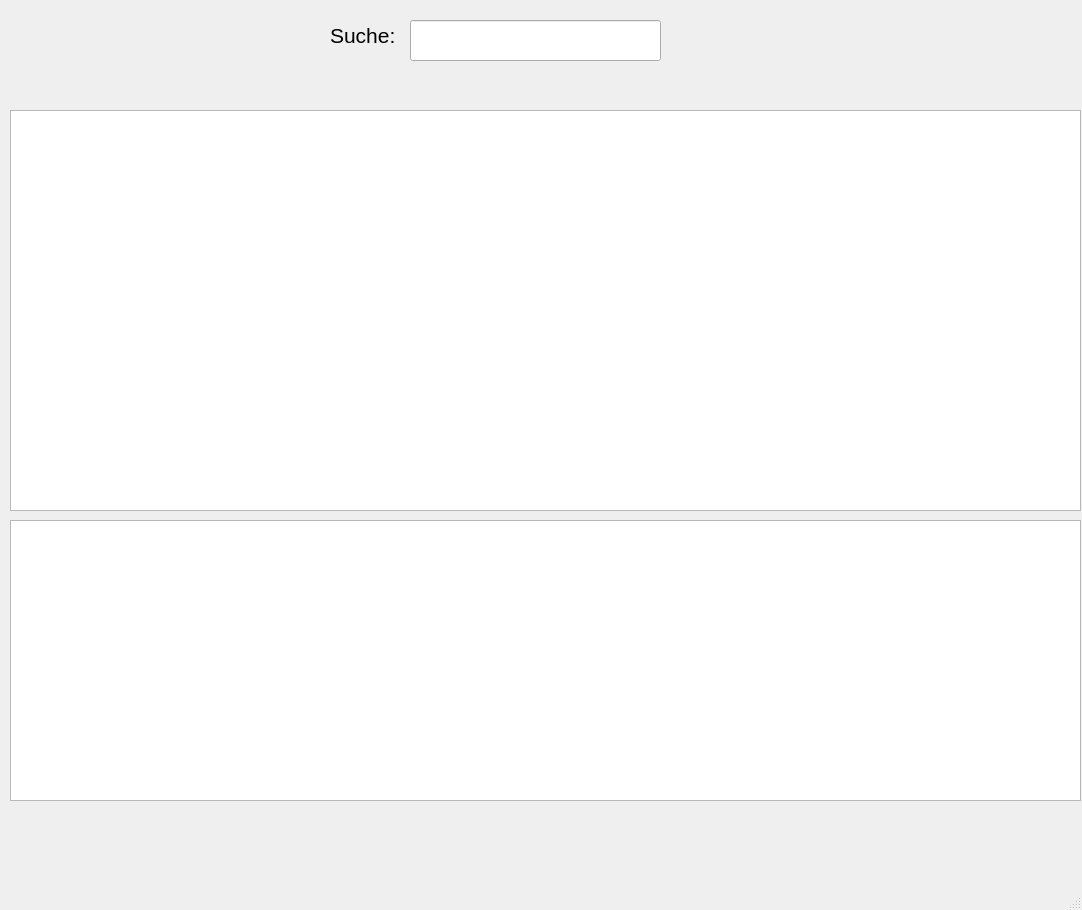
<?xml version="1.0" encoding="UTF-8"?>
<ui version="4.0">
 <class>MainWindow</class>
 <widget class="QMainWindow" name="MainWindow">
  <property name="geometry">
   <rect>
    <x>0</x>
    <y>0</y>
    <width>1082</width>
    <height>910</height>
   </rect>
  </property>
  <property name="windowTitle">
   <string>Buchungsverwaltung</string>
  </property>
  <widget class="QWidget" name="centralwidget">
   <widget class="QLineEdit" name="le_suche">
    <property name="geometry">
     <rect>
      <x>410</x>
      <y>20</y>
      <width>251</width>
      <height>41</height>
     </rect>
    </property>
    <property name="font">
     <font>
      <pointsize>16</pointsize>
     </font>
    </property>
   </widget>
   <widget class="QLabel" name="label">
    <property name="geometry">
     <rect>
      <x>330</x>
      <y>20</y>
      <width>71</width>
      <height>31</height>
     </rect>
    </property>
    <property name="font">
     <font>
      <pointsize>16</pointsize>
     </font>
    </property>
    <property name="text">
     <string>Suche:</string>
    </property>
   </widget>
   <widget class="QTableView" name="tbv_kunden">
    <property name="geometry">
     <rect>
      <x>10</x>
      <y>110</y>
      <width>1071</width>
      <height>401</height>
     </rect>
    </property>
    <property name="font">
     <font>
      <pointsize>16</pointsize>
     </font>
    </property>
   </widget>
   <widget class="QTableView" name="tbv_buchungen">
    <property name="geometry">
     <rect>
      <x>10</x>
      <y>520</y>
      <width>1071</width>
      <height>281</height>
     </rect>
    </property>
    <property name="font">
     <font>
      <pointsize>16</pointsize>
     </font>
    </property>
   </widget>
  </widget>
  <widget class="QStatusBar" name="statusbar"/>
 </widget>
 <resources/>
 <connections/>
</ui>
